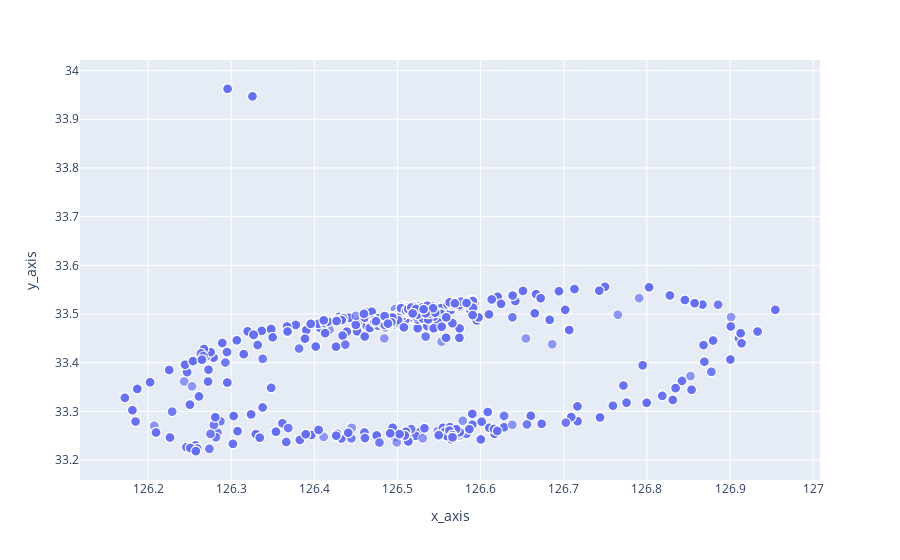

Here is the notebook cell this chart was saved with:
### Code cell
scatter_c = px.scatter(data[data['job_level']=='c'], x = "x_axis", y = "y_axis", size='job_points', size_max = 10)
scatter_c.show()

### Figure 1 — Plotly figure (JSON) as saved in the notebook; plotly's stock layout.template omitted (floating-point values rounded to 4 significant figures; data arrays with more than 128 entries replaced by an {"elided": "..."} marker saying what was removed)
{"data": [{"hovertemplate": "x_axis=%{x}<br>y_axis=%{y}<br>job_points=%{marker.size}<extra></extra>", "legendgroup": "", "marker": {"color": "#636efa", "size": {"elided": "2563 float values"}, "sizemode": "area", "sizeref": 0.7371, "symbol": "circle"}, "mode": "markers", "name": "", "showlegend": false, "type": "scattergl", "x": {"elided": "2563 float values"}, "xaxis": "x", "y": {"elided": "2563 float values"}, "yaxis": "y"}], "layout": {"legend": {"itemsizing": "constant", "tracegroupgap": 0}, "margin": {"t": 60}, "xaxis": {"anchor": "y", "domain": [0, 1], "title": {"text": "x_axis"}}, "yaxis": {"anchor": "x", "domain": [0, 1], "title": {"text": "y_axis"}}}}
